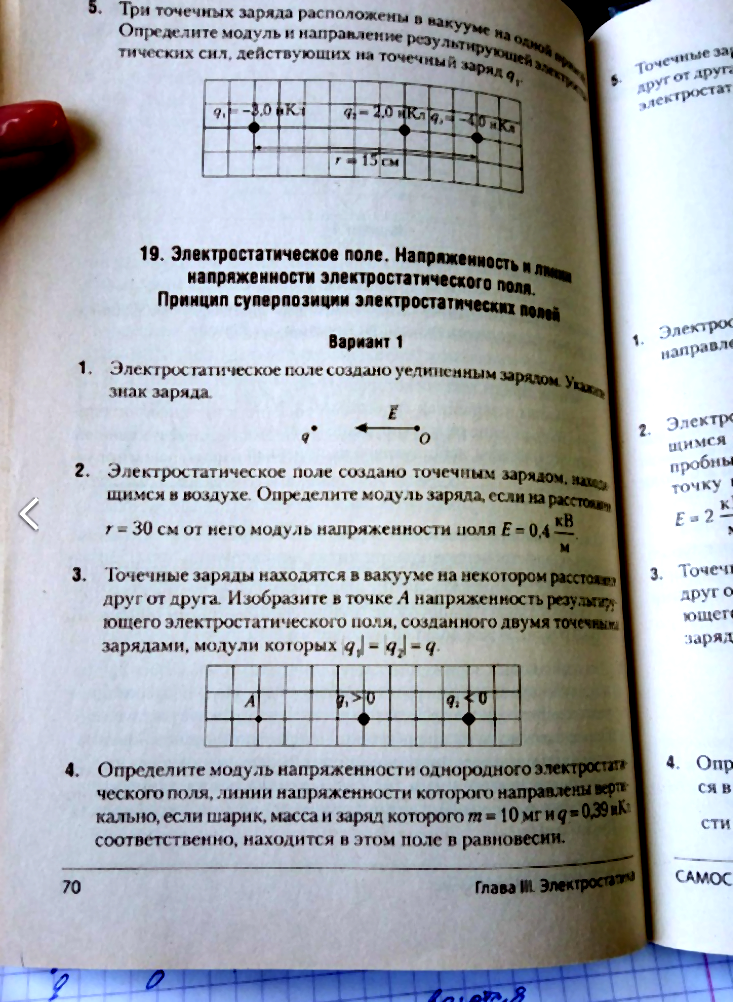
#> input picture ruotvet/utils/clear-example.png, 733 x 1002 px
$ python -i recognize.py   (imports and definitions only)   (older library calls are emulated)
#> lines starting #> are read from the running program, lines starting #| are printed output that depends on the picture
import numpy as np
import easyocr
import random
import string
import cv2


class Recognizer:
    @staticmethod
    def _normalize_image(image):
#> called with image = '../../ruotvet/utils/clear-example.png'
        normalized_planes = []
        for plane in cv2.split(cv2.imread(image, -1)):
            bg_img = cv2.medianBlur(cv2.dilate(plane, np.ones((7, 7), np.uint8)), 21)
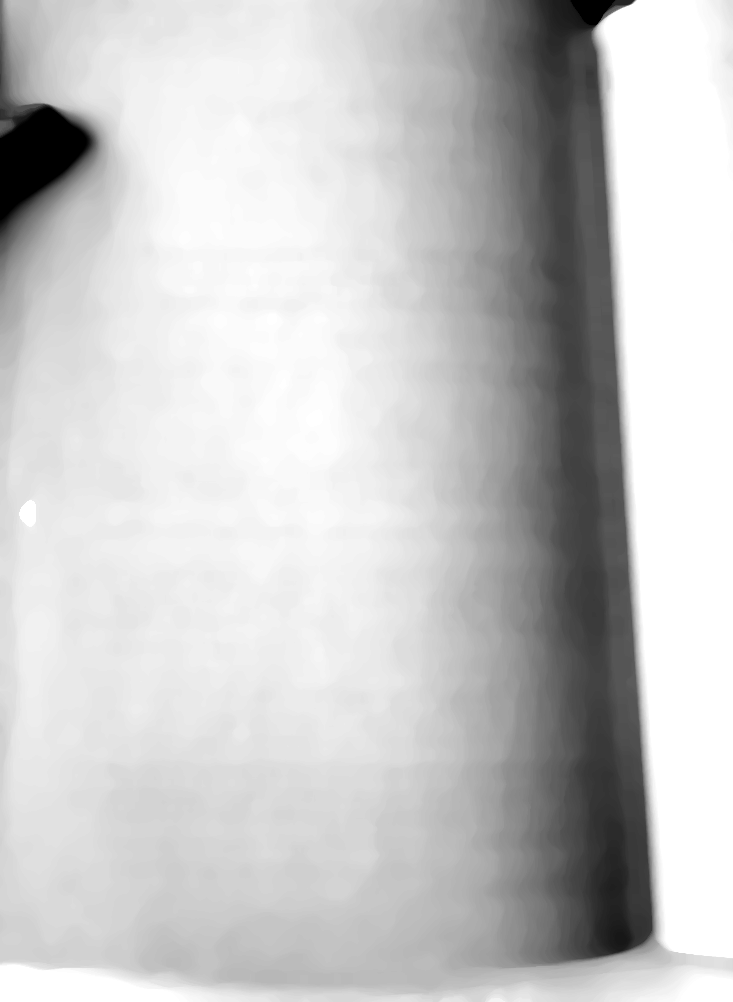
#> bg_img: shape (1002, 733); min 0, max 255, mean 199.7
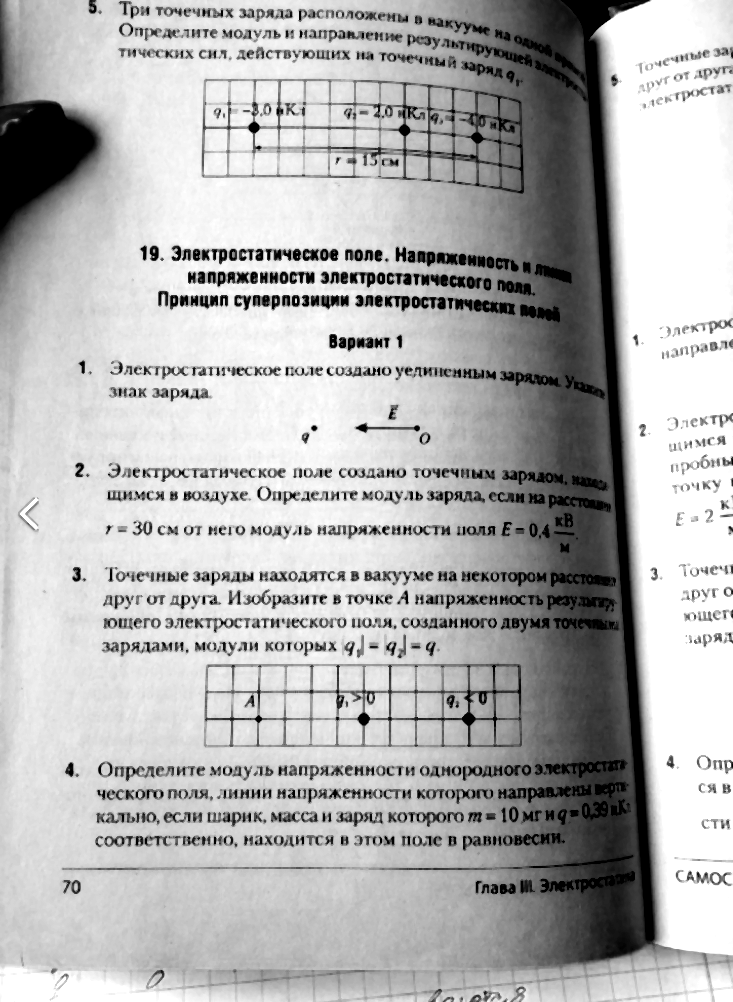
#> plane: shape (1002, 733); min 0, max 255, mean 178.3
            normalized_plane = cv2.normalize(255 - cv2.absdiff(plane, bg_img), alpha=0, beta=255,
                                             norm_type=cv2.NORM_MINMAX,
                                             dtype=cv2.CV_8UC1, dst=np.array([]))
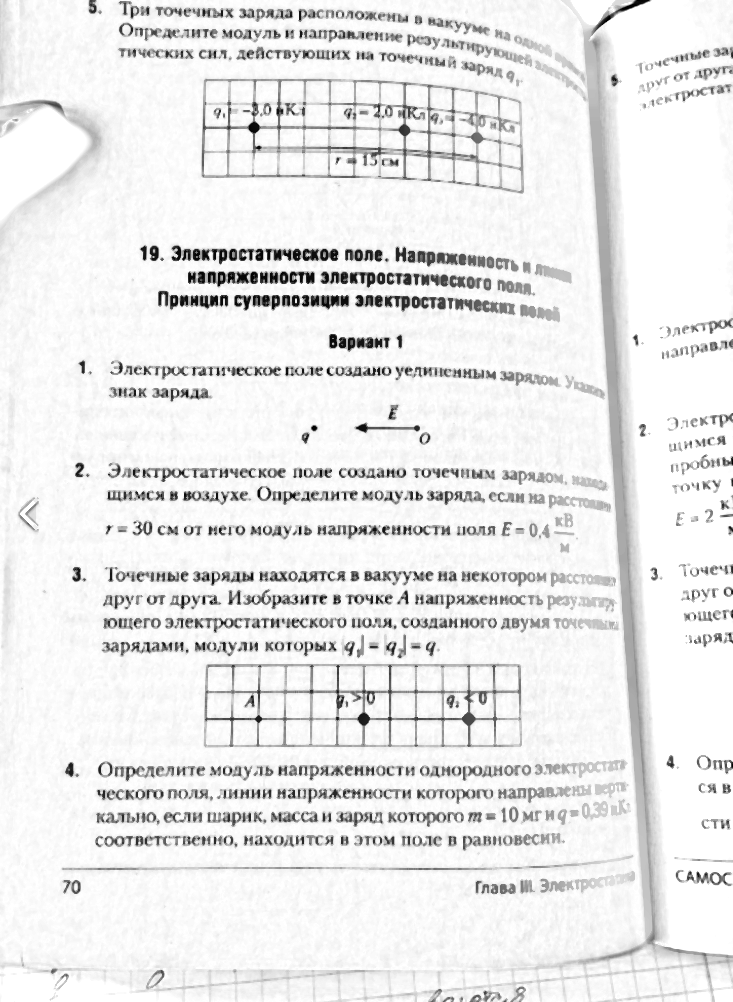
#> normalized_plane: shape (1002, 733); min 0, max 255, mean 233.4
            normalized_planes.append(normalized_plane)
        return cv2.merge(normalized_planes)
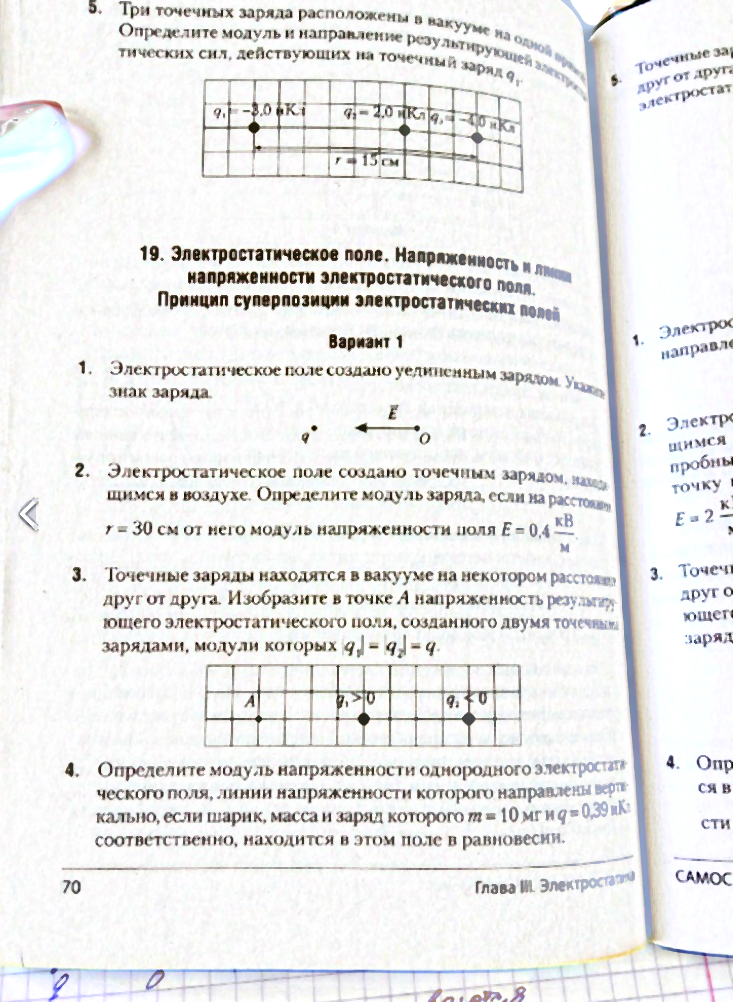
#> returned value: shape (1002, 733, 4); mean of channels 0, 1, 2, 3 233.4, 233.7, 233.7, 0; drawn as B, G, R

    @staticmethod
    def _threshold_image(image):
        return cv2.threshold(cv2.cvtColor(image, cv2.COLOR_BGR2GRAY), 0, 255,
                             cv2.THRESH_BINARY | cv2.THRESH_OTSU)[1]

    @staticmethod
    def _extract_text(image):
#> (the run stopped early here; a loop or call above may not have finished)
